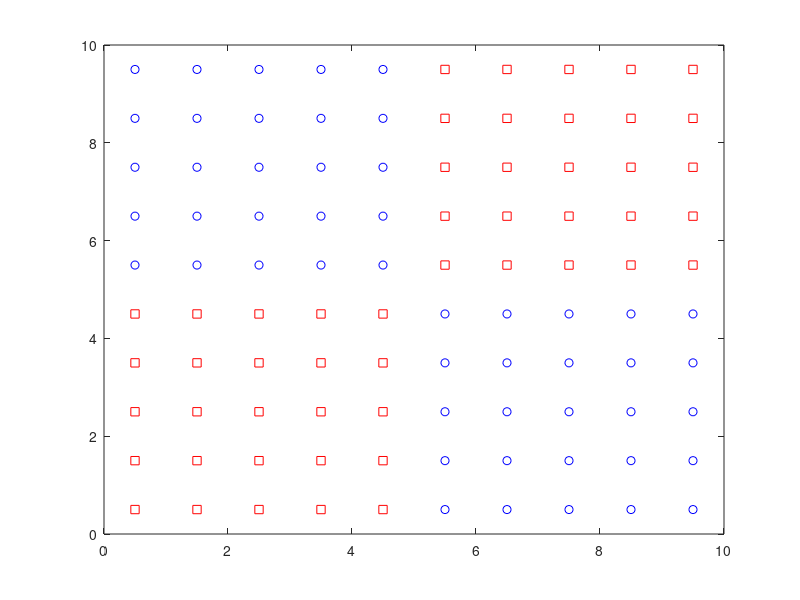

Recreate this plot in MATLAB. (Note: this script raises an error after producing the figure.)

function [weight,lambda,obj]=laspatedex1noreg()

%%%%%%%%%%%%%%%%%%%%%%%%%%%%%%%%%%%%%%%%%%%%%%%%%%%%%%%%%%%%%%%%%
% Spatial discretization for a test problem in the plane:
%  *    *   *  *  *  *  *  *  *  *
%  *    *   *  *  *  *  *  *  *  *
%  *    *   *  *  *  *  *  *  *  *
%  *    *   *  *  *  *  *  *  *  *
%  *    *   *  *  *  *  *  *  *  *
%  *    *   *  *  *  *  *  *  *  *
%  *    *   *  *  *  *  *  *  *  *
%  *    *   *  *  *  *  *  *  *  *
% 1,2  2,2  *  *  *  *  *  *  *  *
% 1,1  2,1 3,1 *  *  *  *  *  *  *
% (Xi,Yi) below for region numbered i
%%%%%%%%%%%%%%%%%%%%%%%%%%%%%%%%%%%%%%%%%%%%%%%%%%%%%%%%%%%%%%%%%

xmax=10;
ymax=10;
Nx=10;
Ny=10;
R=Nx*Ny;
T=4*7;
Groups=cell(1,4);
nbGroups=4;
whichgroup=zeros(T,1);
for t=1:T
    whichgroup(t)=mod(t-1,4)+1;
end
Groups{1,1}=[1];
Groups{1,2}=[2];
Groups{1,3}=[3];
Groups{1,4}=[4];
for i=1:4
    for j=1:6
        Groups{1,i}=[Groups{1,i},Groups{1,i}(j)+4];
    end
end
C=1;
nbWeeks=10;
nbYears=1;
nbObervationsTotal=nbWeeks*nbYears;
maxObs=nbObervationsTotal;
Theoreticallambda=zeros(T,R,C);
durations=6*ones(1,T);
nbVars=1;
sample=zeros(T,R,C,maxObs);
compteur=1;
for i=1:(Ny/2)
    for j=1:(Nx/2)
        type(compteur)=1;
        for k=1:length(Groups{1,1})
            Theoreticallambda(Groups{1,1}(k),compteur,1)=0.5;
        end
        for k=1:length(Groups{1,3})
            Theoreticallambda(Groups{1,3}(k),compteur,1)=0.5;
        end
        for k=1:length(Groups{1,2})
            Theoreticallambda(Groups{1,2}(k),compteur,1)=0.1;
        end
        for k=1:length(Groups{1,4})
            Theoreticallambda(Groups{1,4}(k),compteur,1)=0.1;
        end
        compteur=compteur+1;
    end
    for j=1:(Nx/2)
        type(compteur)=2;
        for k=1:length(Groups{1,1})
            Theoreticallambda(Groups{1,1}(k),compteur,1)=0.1;
        end
        for k=1:length(Groups{1,2})
            Theoreticallambda(Groups{1,2}(k),compteur,1)=0.5;
        end
        for k=1:length(Groups{1,3})
            Theoreticallambda(Groups{1,3}(k),compteur,1)=0.1;
        end
        for k=1:length(Groups{1,4})
            Theoreticallambda(Groups{1,4}(k),compteur,1)=0.5;
        end
        compteur=compteur+1;
    end
end

for i=(Ny/2)+1:Ny
    for j=1:(Nx/2)
        type(compteur)=2;
        for k=1:length(Groups{1,1})
            Theoreticallambda(Groups{1,1}(k),compteur,1)=0.1;
        end
        for k=1:length(Groups{1,2})
            Theoreticallambda(Groups{1,2}(k),compteur,1)=0.5;
        end
        for k=1:length(Groups{1,3})
            Theoreticallambda(Groups{1,3}(k),compteur,1)=0.1;
        end
        for k=1:length(Groups{1,4})
            Theoreticallambda(Groups{1,4}(k),compteur,1)=0.5;
        end
        compteur=compteur+1;
    end
    for j=1:(Nx/2)
        type(compteur)=1;
        for k=1:length(Groups{1,1})
            Theoreticallambda(Groups{1,1}(k),compteur,1)=0.5;
        end
        for k=1:length(Groups{1,3})
            Theoreticallambda(Groups{1,3}(k),compteur,1)=0.5;
        end
        for k=1:length(Groups{1,2})
            Theoreticallambda(Groups{1,2}(k),compteur,1)=0.1;
        end
        for k=1:length(Groups{1,4})
            Theoreticallambda(Groups{1,4}(k),compteur,1)=0.1;
        end
        compteur=compteur+1;
    end
end

nbObservations=zeros(C,R,T);
for t=1:T
    for i=1:R
        for p=1:C
            nbObservations(p,i,t)=nbObervationsTotal;
            sample(t,i,p,:)=poissrnd(Theoreticallambda(t,i,p)*durations(t),1,nbObervationsTotal);
            nbArrivals(p,i,t)=sum(sample(t,i,p,:));
            estimated(t,i,p)=nbArrivals(p,i,t)/(nbObservations(p,i,t)*durations(t));
            nbVars=nbVars+1;
        end
    end
end

fid=fopen('C:\Users\vince\Dropbox\Softwares\LASPATED\sample6.txt','w');
for t=1:T
    for i=1:R
        for p=1:C
            for k=1:nbObervationsTotal
            fprintf(fid,'%d %d %d %d %d\n',[t i p k sample(t,i,p,k)]);
            end
        end
    end
end
fclose(fid);

est=zeros(2,4);
for t=1:4
    nbtype1=0;
    nbtype2=0;
    for i=1:R
        if (type(i)==1)
            est(1,t)=est(1,t)+nbArrivals(1,i,t);
            nbtype1=nbtype1+nbObervationsTotal;
        else
            est(2,t)=est(2,t)+nbArrivals(1,i,t);
            nbtype2=nbtype2+nbObervationsTotal;
        end
    end
    est(1,t)=est(1,t)/nbtype1;
    est(2,t)=est(2,t)/nbtype2;
end


for i=1:Nx
    absc(i)=xmax/(2*Nx)+(xmax/Nx)*(i-1);
end
for i=1:Ny
    ord(i)=ymax/(2*Ny)+(ymax/Ny)*(i-1);
end

for i=1:Nx
      for j=1:Ny
          if (type((j-1)*Nx+i)==1)
             plot(absc(i),ord(j),'rs');
             hold on;
          else
             plot(absc(i),ord(j),'bo');
             hold on;
          end
      end
end

for i=1:R
    Xi=mod(i,Nx);
    if (Xi==0)
       Yi=i/Nx;
    else
       Yi=1+(i-Xi)/Nx;
    end
    if (Xi==0)
        Xi=Nx;
    end
    neighbors{1,i}=[];
    %Possible neighbors are (Xi,Yi-1),(Xi,Yi+1),
    %(Xi-1,Yi),(Xi+1,Yi),
    %(Xi-1,Yi+1),(Xi-1,Yi-1),
    %(Xi+1,Yi+1), and (Xi+1,Yi-1),
    if (Yi-1>=1)
        neighbors{1,i}=[neighbors{1,i},(Yi-2)*Nx+Xi];     
    end
    if (Yi+1<=Ny)
        neighbors{1,i}=[neighbors{1,i},Yi*Nx+Xi];     
    end
    if (Xi-1>=1)
        neighbors{1,i}=[neighbors{1,i},(Yi-1)*Nx+Xi-1];     
    end
    if (Xi+1<=Nx)
        neighbors{1,i}=[neighbors{1,i},(Yi-1)*Nx+Xi+1];     
    end
    if ((Yi+1<=Ny)&&(Xi-1>=1))
        neighbors{1,i}=[neighbors{1,i},Yi*Nx+Xi-1];     
    end
    if ((Yi-1>=1)&&(Xi-1)>=1)
        neighbors{1,i}=[neighbors{1,i},(Yi-2)*Nx+Xi-1];     
    end
    if ((Yi+1<=Ny)&&(Xi+1)<=Nx)
        neighbors{1,i}=[neighbors{1,i},Yi*Nx+Xi+1];     
    end
    if ((Yi-1>=1)&&(Xi+1)<=Nx)
        neighbors{1,i}=[neighbors{1,i},(Yi-2)*Nx+Xi+1];     
    end
    for j=1:R
        Xj=mod(j,Nx);
        if (Xj==0)
          Yj=j/Nx;
        else
          Yj=1+((j-Xj)/Nx);
        end
        if (Xj==0)
            Xj=Nx;
        end
        %distance(i,j)=norm([absc(Xi)-absc(Xj);ord(Yi)-ord(Yj)]);
        %Setting the distance to one is equivalent to not considering
        %distances in penalizations. Rather we use the region type filled
        %above.
        distance(i,j)=1;
    end
end

epsilon=0.001;
lambda0=epsilon*ones(C,R,T);
weight=1;
sigma=0.5;
betaBar=1;
iterMax=30;
model='noreg';
params.neighbors=neighbors;
params.type=type;
params.distance=distance;
params.alpha=1;

weights=[0,0.01,0.05,0.01,0.1,1,5,10,20,30,40,50,60,70,80,90,100,110,120,130,140,150,160,170,180,190,200,210,220,230,240,250,260,270,280,290,300,310,320,330,340,350,360,370,380,390,400];
alphas=[0,0.01,0.05,0.01,0.1,1,5,10,20,30,40,50,60,70,80,90,100,110,120,130,140,150,160,170,180,190,200,210,220,230,240,250,260,270,280,290,300,310,320,330,340,350,360,370,380,390,400];

err=[];

for it=1:length(weights)
    it
    params.alpha=alphas(it);
    weight=weights(it);
    [lambda,obj]=laspated(model,nbObservations,nbArrivals,T,R,C,durations,Groups,whichgroup,weight*ones(1,nbGroups),sigma,iterMax,epsilon,lambda0,params);
    differenceL2=[];
    for t=1:T
            for i=1:R
                for p=1:C
                    differenceL2=[differenceL2;abs(Theoreticallambda(t,i,p)-lambda(p,i,t))/Theoreticallambda(t,i,p)];
                end
            end
    end
    err=[err,mean(differenceL2)]; 
end
figure()
plot(err);

proportion=0.2;
[cputime,weight,lambda]=crossValidation(model,sample,T,R,C,sigma,lambda0,iterMax,proportion,epsilon,durations,Groups,whichgroup,weights,params);


